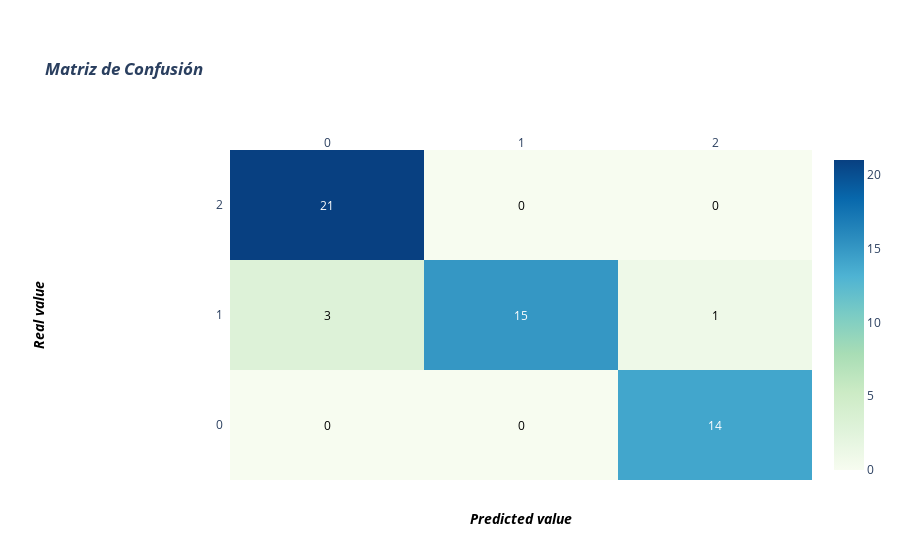

Notebook code for this chart:
### Markdown cell above
##  ****Gráfica de la matriz de confusión****

### Code cell
def grafica():
    '''Graficar la matriz de confusion con diseños estructurados'''
    z = matrizConfusion()
    x = [0, 1, 2]
    y =  [2, 1, 0]
    z_text = [[str(y) for y in x] for x in z]
    fig = ff.create_annotated_heatmap(z, x=x, y=y, annotation_text=z_text, colorscale='GnBu')
    fig.update_layout(title_text='<i><b>Matriz de Confusión</b></i>')
    fig.add_annotation(dict(font=dict(color="black",size=14),
                            x=0.5,
                            y=-0.15,
                            showarrow=False,
                            text='<i><b>Predicted value</b></i>',
                            xref="paper",
                            yref="paper"))
    fig.add_annotation(dict(font=dict(color="black",size=14),
                            x=-0.35,
                            y=0.5,
                            showarrow=False,
                            text='<i><b>Real value</b></i>',
                            textangle=-90,
                            xref="paper",
                            yref="paper"))
    fig.update_layout(margin=dict(t=150, l=230))
    fig['data'][0]['showscale'] = True
    fig.show()
print(grafica.__doc__)
print(grafica())

### Figure 1 — Plotly figure (JSON) as saved in the notebook; plotly's stock layout.template omitted (floating-point values rounded to 4 significant figures)
{"data": [{"colorscale": [[0, "rgb(247,252,240)"], [0.125, "rgb(224,243,219)"], [0.25, "rgb(204,235,197)"], [0.375, "rgb(168,221,181)"], [0.5, "rgb(123,204,196)"], [0.625, "rgb(78,179,211)"], [0.75, "rgb(43,140,190)"], [0.875, "rgb(8,104,172)"], [1, "rgb(8,64,129)"]], "reversescale": false, "showscale": true, "type": "heatmap", "x": [0, 1, 2], "y": [2, 1, 0], "z": [[21, 0, 0], [3, 15, 1], [0, 0, 14]]}], "layout": {"annotations": [{"font": {"color": "#FFFFFF"}, "showarrow": false, "text": "21", "x": 0, "xref": "x", "y": 2, "yref": "y"}, {"font": {"color": "#000000"}, "showarrow": false, "text": "0", "x": 1, "xref": "x", "y": 2, "yref": "y"}, {"font": {"color": "#000000"}, "showarrow": false, "text": "0", "x": 2, "xref": "x", "y": 2, "yref": "y"}, {"font": {"color": "#000000"}, "showarrow": false, "text": "3", "x": 0, "xref": "x", "y": 1, "yref": "y"}, {"font": {"color": "#FFFFFF"}, "showarrow": false, "text": "15", "x": 1, "xref": "x", "y": 1, "yref": "y"}, {"font": {"color": "#000000"}, "showarrow": false, "text": "1", "x": 2, "xref": "x", "y": 1, "yref": "y"}, {"font": {"color": "#000000"}, "showarrow": false, "text": "0", "x": 0, "xref": "x", "y": 0, "yref": "y"}, {"font": {"color": "#000000"}, "showarrow": false, "text": "0", "x": 1, "xref": "x", "y": 0, "yref": "y"}, {"font": {"color": "#FFFFFF"}, "showarrow": false, "text": "14", "x": 2, "xref": "x", "y": 0, "yref": "y"}, {"font": {"color": "black", "size": 14}, "showarrow": false, "text": "<i><b>Predicted value</b></i>", "x": 0.5, "xref": "paper", "y": -0.15, "yref": "paper"}, {"font": {"color": "black", "size": 14}, "showarrow": false, "text": "<i><b>Real value</b></i>", "textangle": -90, "x": -0.35, "xref": "paper", "y": 0.5, "yref": "paper"}], "autosize": true, "margin": {"l": 230, "t": 150}, "title": {"text": "<i><b>Matriz de Confusión</b></i>"}, "xaxis": {"autorange": true, "dtick": 1, "gridcolor": "rgb(0, 0, 0)", "range": [-0.5, 2.5], "side": "top", "ticks": "", "type": "linear"}, "yaxis": {"autorange": true, "dtick": 1, "range": [-0.5, 2.5], "ticks": "", "ticksuffix": "  ", "type": "linear"}}}
